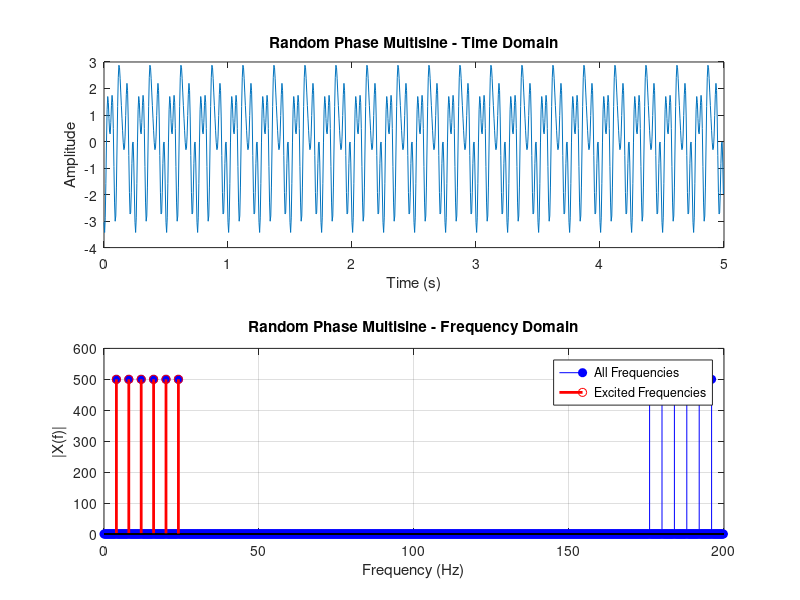

Write the MATLAB code that produced this figure.
% Task 1.3.3 - Excite Specific Frequency Lines: This time, instead of exciting the first 10 frequency bins, it is asked to generate a random phase multisine where the excited frequencies are:[4,8,12,16,20,24] Hz
% Parameters
N = 1000;                    % Number of samples
fs = 200;                     % Sampling frequency (Hz)
Ts = 1/fs;                    % Sampling period (seconds)
t = (0:N-1) * Ts;              % Time vector

% Frequencies to excite
excited_frequencies = [4, 8, 12, 16, 20, 24];  % In Hz

% Generate multisine (sum of cosines with random phase)
x = zeros(1, N);
for f = excited_frequencies
    phase = 2 * pi * rand();   % Random phase in [0, 2π]
    x = x + cos(2 * pi * f * t + phase);
end

% Compute DFT
X = fft(x);

% Frequency axis in Hz
f_axis = (0:N-1) * (fs/N);

% ====== PLOTS ======

% Time-domain plot (time in seconds)
figure;
subplot(2,1,1);
plot(t, x);
xlabel('Time (s)');
ylabel('Amplitude');
title('Random Phase Multisine - Time Domain');

% Frequency-domain plot (frequency in Hz)
subplot(2,1,2);
stem(f_axis, abs(X), 'b', 'filled');
xlabel('Frequency (Hz)');
ylabel('|X(f)|');
title('Random Phase Multisine - Frequency Domain');
grid on;

% Highlight excited frequencies in red
hold on;
for f = excited_frequencies
    [~, idx] = min(abs(f_axis - f));  % Find closest bin to each target frequency
    stem(f_axis(idx), abs(X(idx)), 'r', 'LineWidth', 2);
end

legend('All Frequencies', 'Excited Frequencies');

% In result: This creates a signal with energy only at the specified 6 frequencies. 
% Phases are random, so every run gives a slightly different signal in time. 
% The frequency plot highlights the excited frequencies in red.